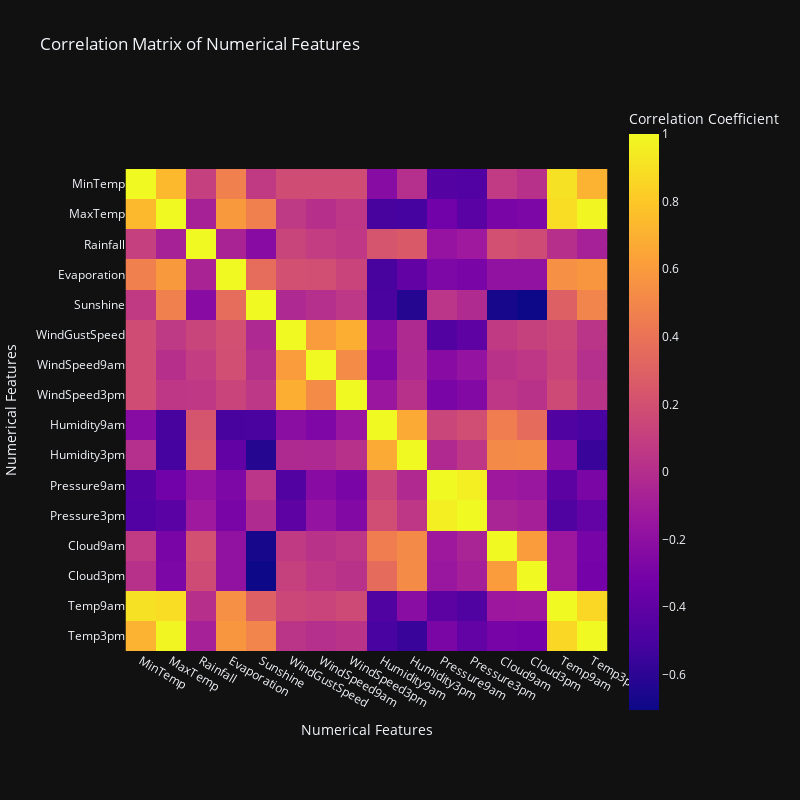

Notebook source saved alongside this figure:
### Code cell
# correlation matrix of numerical columns:
px.imshow(df.select_dtypes(include = np.number).corr(),
            labels = dict(x = "Numerical Features",
                            y = "Numerical Features",
                            color = "Correlation Coefficient"),template="plotly_dark",width=800,height=800,
            title = "Correlation Matrix of Numerical Features")

### Figure 1 — Plotly figure (JSON) as saved in the notebook; plotly's stock layout.template omitted (floating-point values rounded to 4 significant figures; data arrays with more than 128 entries replaced by an {"elided": "..."} marker saying what was removed)
{"data": [{"coloraxis": "coloraxis", "hovertemplate": "Numerical Features: %{x}<br>Numerical Features: %{y}<br>Correlation Coefficient: %{z}<extra></extra>", "name": "0", "type": "heatmap", "x": ["MinTemp", "MaxTemp", "Rainfall", "Evaporation", "Sunshine", "WindGustSpeed", "WindSpeed9am", "WindSpeed3pm", "Humidity9am", "Humidity3pm", "Pressure9am", "Pressure3pm", "Cloud9am", "Cloud3pm", "Temp9am", "Temp3pm"], "xaxis": "x", "y": ["MinTemp", "MaxTemp", "Rainfall", "Evaporation", "Sunshine", "WindGustSpeed", "WindSpeed9am", "WindSpeed3pm", "Humidity9am", "Humidity3pm", "Pressure9am", "Pressure3pm", "Cloud9am", "Cloud3pm", "Temp9am", "Temp3pm"], "yaxis": "y", "z": {"elided": "16x16 float values"}}], "layout": {"coloraxis": {"colorbar": {"title": {"text": "Correlation Coefficient"}}, "colorscale": [[0, "#0d0887"], [0.1111, "#46039f"], [0.2222, "#7201a8"], [0.3333, "#9c179e"], [0.4444, "#bd3786"], [0.5556, "#d8576b"], [0.6667, "#ed7953"], [0.7778, "#fb9f3a"], [0.8889, "#fdca26"], [1, "#f0f921"]]}, "height": 800, "title": {"text": "Correlation Matrix of Numerical Features"}, "width": 800, "xaxis": {"anchor": "y", "constrain": "domain", "domain": [0, 1], "scaleanchor": "y", "title": {"text": "Numerical Features"}}, "yaxis": {"anchor": "x", "autorange": "reversed", "constrain": "domain", "domain": [0, 1], "title": {"text": "Numerical Features"}}}}
